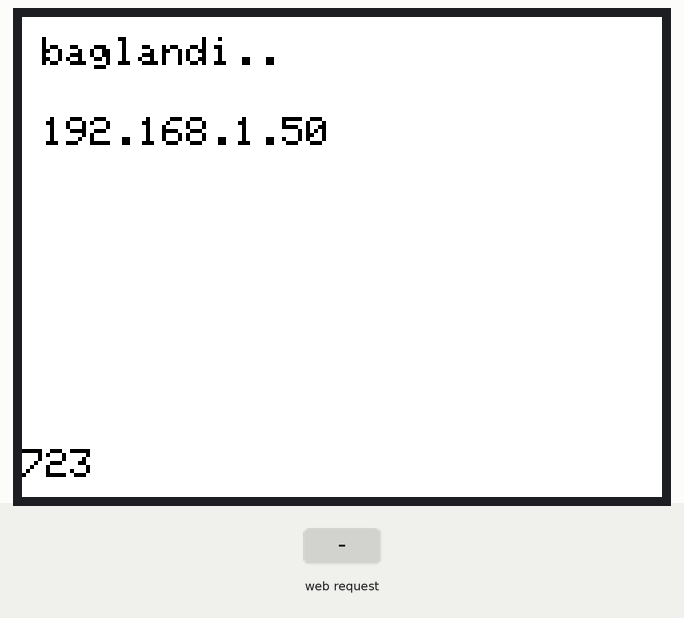
The sketch below on a simulated ESP8266 (Wemos D1 mini). Parts: 320×240 colour display. The test bench sets the inputs (shaded band). WiFi joins after 1.5 s; servers stay silent unless stated; storage starts empty; what the sketch prints to the serial monitor is not drawn.

Above: at 5.4 s.
5.5 s: HTTP request GET /RcolorAlSag received
At 8.09 s:
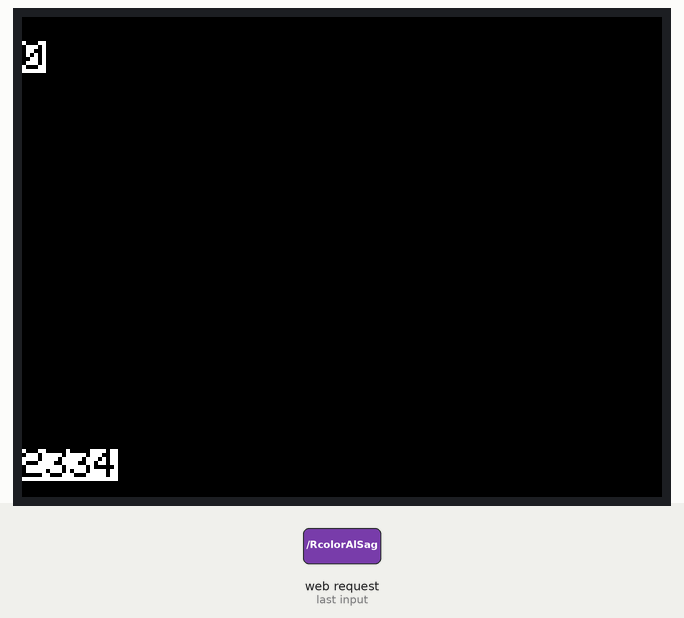
8.2 s: HTTP request GET /RcolorAlSag?RcolorSag=1 received
At 8.43 s:
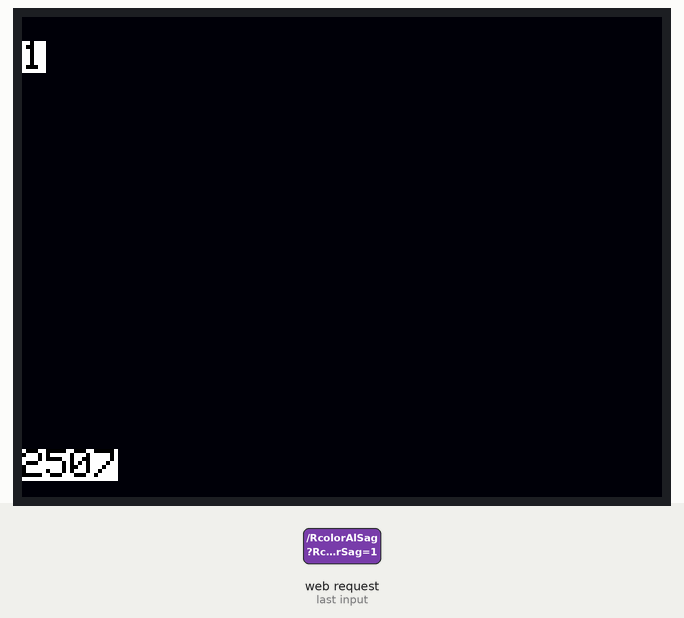
10.6 s: HTTP request GET /RcolorAlSag?RcolorSag=120 received
At 10.84 s:
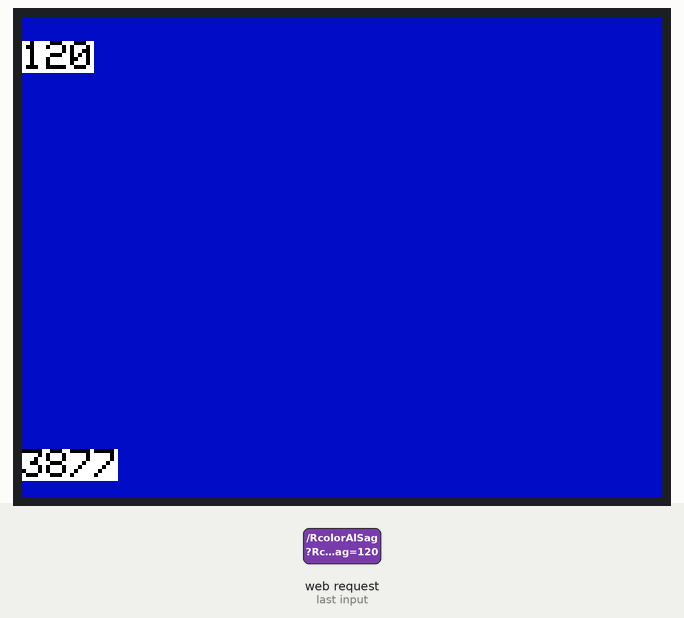
13.0 s: HTTP request GET /YaziAl received
At 13.25 s:
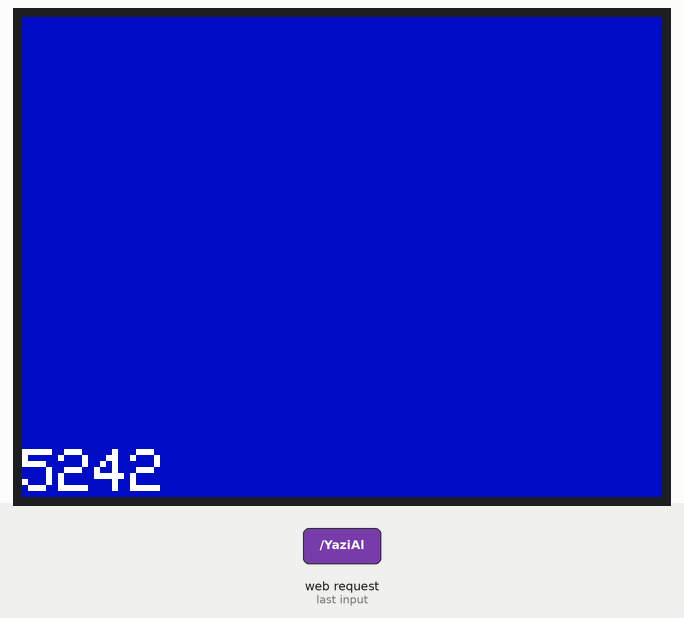
Timing chart, 0 to 15.6 s (numbered marks = the images above; inputs shaded):
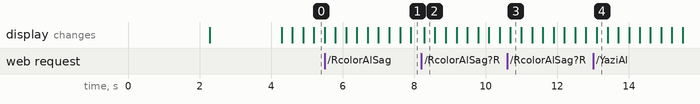

The sketch:

2020-05-02-1202_evde_tftlcd_android_deneme.ino
```cpp
#include <SPI.h>
#include <Adafruit_GFX.h>
#include <Adafruit_ILI9341.h>
//#include <Fonts/FreeSansOblique9pt7b.h>
#include <ESP8266HTTPClient.h>
#include <ESP8266WiFi.h>
#include <WiFiClient.h>
#include <ESP8266WebServer.h>
#include <FS.h>


////////////////////////////////////////////////////////////////
#define TFT_CS D0  //for D1 mini or TFT I2C Connector Shield (V1.1.0 or later)
#define TFT_DC D8  //for D1 mini or TFT I2C Connector Shield (V1.1.0 or later)
#define TFT_RST -1 //for D1 mini or TFT I2C Connector Shield (V1.1.0 or later)
#define TS_CS D3   //for D1 mini or TFT I2C Connector Shield (V1.1.0 or later)
Adafruit_ILI9341 tft = Adafruit_ILI9341(TFT_CS, TFT_DC, TFT_RST);

//////////////////////////////////////////////////////////


int alinanRcolorSag=0;
String javasciptenRenkText6;
String gelenyazi1;
int rrrr=0;

//Enter your SSID and PASSWORD
const char* ssid = "NetMASTER Uydunet-E4B0";
const char* password = "mukerremcesur7106";

ESP8266WebServer server (80);


///////////////////////////////

void espyeRcolorAlSag() {
javasciptenRenkText6 = server.arg("RcolorSag"); //Refer  xhttp.open("GET", "setLED?xxx="+today.getTime(), true)
 alinanRcolorSag=javasciptenRenkText6.toInt();
Serial.print("alinanRcolortSol=> ");Serial.println(alinanRcolorSag);
String str1="RcolorAlindiSag";
server.send(200, "text/plane",str1 );
 tft.fillRect(0,0, 320,240, alinanRcolorSag);
 tft.setCursor(0,12*1),tft.print(alinanRcolorSag);


}

void espyeYaziAl() {
gelenyazi1 = server.arg("espyeGelenYazi"); //Refer  xhttp.open("GET", "setLED?xxx="+today.getTime(), true)
Serial.print("espyeGelenYazi=> ");Serial.println(gelenyazi1);
String str1="yazi1alindi";
server.send(200, "text/plane",str1 );
tft.setTextSize(3);
tft.setTextColor(0xffff,alinanRcolorSag);
tft.fillRect(0,0, 320,240, alinanRcolorSag);
tft.setCursor(0,12*1),tft.print(gelenyazi1);
}


////////////////////////////
void setup(void){
  //////////////////////////////////////////
  tft.begin();
  tft.setRotation(1);
  tft.setTextWrap(false);//yenibilgi2019-12-11:yazi satiri doldurdugunda asagi gecmesin
  tft.setTextColor(0x0000,0xffff); tft.setTextSize(2);


  tft.fillRect(0,0, 320,120, 0xffff);
  tft.fillRect(0,120,320,240,0xffff );
  //tft.setFont(&FreeSansOblique9pt7b);
  ///////////////////////////////////////////
  //ESP.eraseConfig();//2019-12-19yeni esp zaman zaman wifi server uzerinden gerekli dosyalara tam bağlanamiyordu. bazen iyi bazen kotu idi. belki bu cozum olur.emin degilim
  Serial.begin(115200);
  SPIFFS.begin();
  if(SPIFFS.begin()){
     Serial.println("SPIFFS dosya sistemi aktif");
    //return;
  }

  File file2 = SPIFFS.open("/index.html", "r");
  if(file2){
    Serial.println("index.html acildi");
  }


  //WiFi.softAP(ssid, password);
 // IPAddress IP = WiFi.softAPIP();
WiFi.mode(WIFI_STA);
WiFi.begin(ssid, password);
while (WiFi.status() != WL_CONNECTED) {
Serial.print("Connecting..");
tft.setCursor(10, 10);tft.print("baglaniyor");
delay(1000);
}
tft.setCursor(10, 10);tft.println("baglandi..");
tft.setCursor(10, 50);tft.println(WiFi.localIP());

  server.serveStatic("/", SPIFFS, "/index.html");

  server.on("/RcolorAlSag", espyeRcolorAlSag);
  server.on("/YaziAl",espyeYaziAl);
 server.begin();
  delay(2000);
  Serial.println("setupbitti");

}

void loop(void){
 server.handleClient();
 rrrr=rrrr+1;
tft.setCursor(0,12*18),tft.print(rrrr);


}
```

Measured:
- after the input at 5.5 s, the display: first changes after 0.30 s (image 1 shows a later state)
- after the input at 8.2 s, the display: changes after 0.08 s (image 2)
- after the input at 10.6 s, the display: changes after 0.09 s (image 3)
